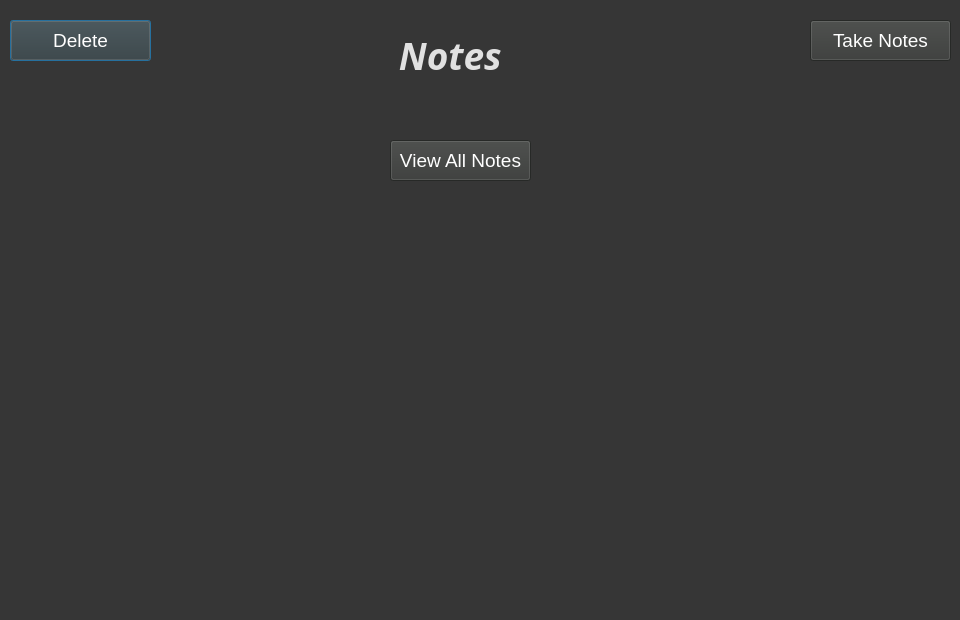
<?xml version="1.0" encoding="UTF-8"?>
<ui version="4.0">
 <class>Dialog</class>
 <widget class="QDialog" name="Dialog">
  <property name="geometry">
   <rect>
    <x>0</x>
    <y>0</y>
    <width>960</width>
    <height>620</height>
   </rect>
  </property>
  <property name="windowTitle">
   <string>Dialog</string>
  </property>
  <property name="styleSheet">
   <string notr="true">background-color: rgb(54, 54, 54);</string>
  </property>
  <widget class="QLabel" name="Notes">
   <property name="geometry">
    <rect>
     <x>370</x>
     <y>20</y>
     <width>191</width>
     <height>71</height>
    </rect>
   </property>
   <property name="font">
    <font>
     <family>Modern</family>
     <pointsize>28</pointsize>
     <weight>75</weight>
     <italic>true</italic>
     <bold>true</bold>
    </font>
   </property>
   <property name="styleSheet">
    <string notr="true">color:rgb(225, 225, 225); font-size:28pt;</string>
   </property>
   <property name="text">
    <string>   Notes</string>
   </property>
  </widget>
  <widget class="QPushButton" name="deleteBtn">
   <property name="geometry">
    <rect>
     <x>10</x>
     <y>20</y>
     <width>141</width>
     <height>41</height>
    </rect>
   </property>
   <property name="styleSheet">
    <string notr="true">background-color: rgb(55, 57, 55); font-size:14pt; color:rgb(255, 255, 255)</string>
   </property>
   <property name="text">
    <string>Delete</string>
   </property>
  </widget>
  <widget class="QPushButton" name="notesBtn">
   <property name="geometry">
    <rect>
     <x>810</x>
     <y>20</y>
     <width>141</width>
     <height>41</height>
    </rect>
   </property>
   <property name="styleSheet">
    <string notr="true">background-color: rgb(55, 57, 55); font-size:14pt; color:rgb(255, 255, 255)</string>
   </property>
   <property name="text">
    <string>Take Notes</string>
   </property>
  </widget>
  <widget class="QPushButton" name="notesViewBtn">
   <property name="geometry">
    <rect>
     <x>390</x>
     <y>140</y>
     <width>141</width>
     <height>41</height>
    </rect>
   </property>
   <property name="styleSheet">
    <string notr="true">background-color: rgb(55, 57, 55); font-size:14pt; color:rgb(255, 255, 255)</string>
   </property>
   <property name="text">
    <string>View All Notes</string>
   </property>
  </widget>
 </widget>
 <resources/>
 <connections/>
</ui>
